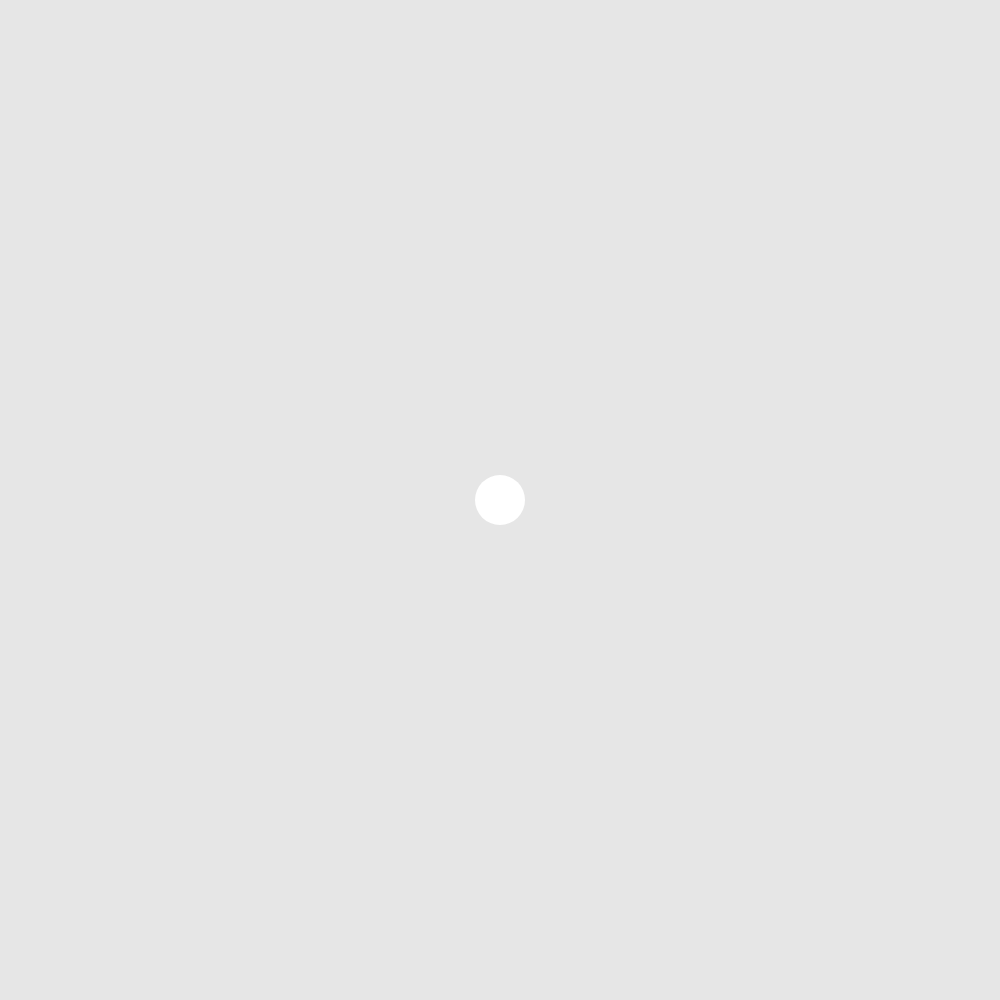
Frame 1 (no input)
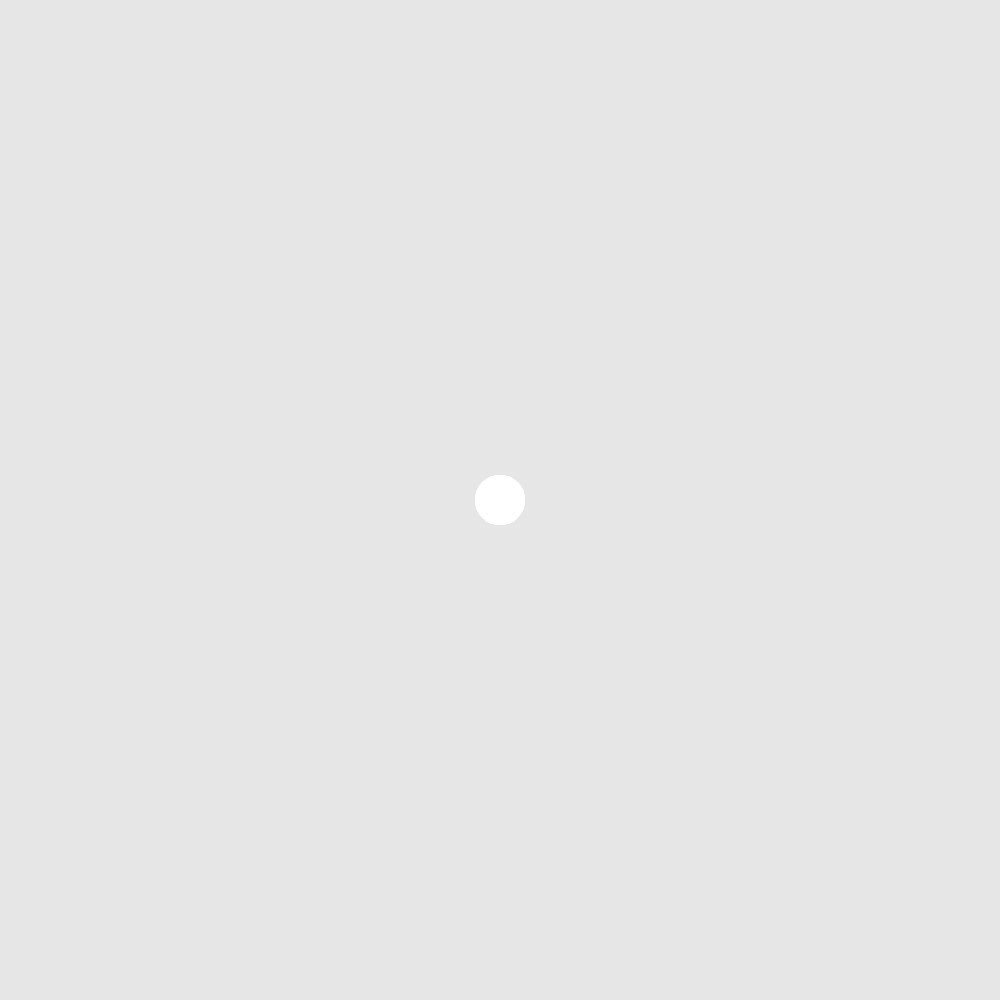
Frame 60 (no input)
Frame 120 (the mouse pressed at the canvas centre since frame 60): identical to frame 60, image omitted

The p5.js sketch that drew these frames (run headless with seeded random() and noise() and a simulated clock; from frame 60 on, the mouse is pressed at the canvas centre):

// p5.js sketch
// ── sketch.js
let speedCap = 200;
let backgroundCol = 230;
let speedChange = 1;
let canvas;
let sliderX;
let sliderY;

let ball = {
  x:500,
  y:500,
  speedX:0,
  speedY:0,
};
function setup() {
  canvas = createCanvas(1000, 1000);
  frameRate(500);
  background(backgroundCol);
  sliderX = createSlider(-5, 5, 0);
  sliderY = createSlider(-5, 5, 0);
}
function draw() {
//background(backgroundCol);
                    //limiting to speedCap..
  if(ball.speedX > speedCap) {
    ball.speedX = speedCap;
  } else if(ball.speedY > speedCap) {
    ball.speedY = speedCap;
  }

  ball.speedX = sliderX.value();
  ball.speedY = sliderY.value();
  //movingBallWithMouse();
  boundaries();

  ball.x += ball.speedX;
  ball.y += ball.speedY;
  noStroke();
  ellipse(ball.x, ball.y, 50, 50);

}
                     //move ball with mouse
function movingBallWithMouse() {
                     //creating variable for mouse movement speed
  let mouseSpeedX = mouseX - pmouseX;
  let mouseSpeedY = mouseY - pmouseY;
                     //setting speed cap
                     //on influence of the mouse on ball speed
  if(mouseIsPressed) {
    if(mouseSpeedX > speedCap) {
       mouseSpeedX = speedCap;
       //console.log("Mouse speed X over cap");
    } else if(mouseSpeedX < speedCap * -1) {
       mouseSpeedX = speedCap * -1;
       //console.log("Mouse speed X over cap");
    }
      if(mouseSpeedY > speedCap) {
       mouseSpeedY = speedCap;
       //console.log("Mouse speed Y over cap");
    } else if(mouseSpeedY < speedCap * -1) {
       mouseSpeedY = speedCap * -1;
       //console.log("Mouse speed Y over cap");
    }
    ball.speedX = mouseSpeedX;
    ball.speedY = mouseSpeedY;
  }
}
                     //bouncing off boundaries
function boundaries() {
  //checking boundaries
  if(ball.x > width) {
    ball.x = width;
    ball.speedX = ball.speedX * -1;

    fill(random(255), random(255), random(255));
  } else if(ball.x < 0) {
    ball.x = 0;
    ball.speedX = ball.speedX * -1;

    fill(random(255), random(255), random(255));
  } else if(ball.y > height) {
    ball.y = height;
    ball.speedY = ball.speedY * -1;

    fill(random(255), random(255), random(255));
  } else if (ball.y < 0) {
    ball.y = 0;
    ball.speedY = ball.speedY * -1;
    fill(random(255), random(255), random(255));
  }
}

                     //reset button
function keyPressed() {
  if(keyCode == 103) {
    speedChange += 1;
    console.log(speedChange);
  } else if(keyCode == 97) {
    speedChange -= 1;
    console.log(speedChange);
  }

  if(keyCode == 100) {
    ball.speedX += speedChange;;
    //console.log("changed X velocity by 1")
  }
  if(keyCode == 102) {
    ball.speedX -= speedChange;;
    //console.log("changed X velocity by 1")
  }
  if(keyCode == 98) {
    ball.speedY += speedChange;
    //console.log("changed Y velocity by 1");
  }
  if(keyCode == 104) {
    ball.speedY -= speedChange;
    //console.log("changed Y velocity by 1");
  }
  if(key == "r"){
    background(backgroundCol);
    fill(backgroundCol);
    ball.x = width / 2;
    ball.y = height / 2;
    ball.speedX = 0;
    ball.speedY = 0;
  }
}
